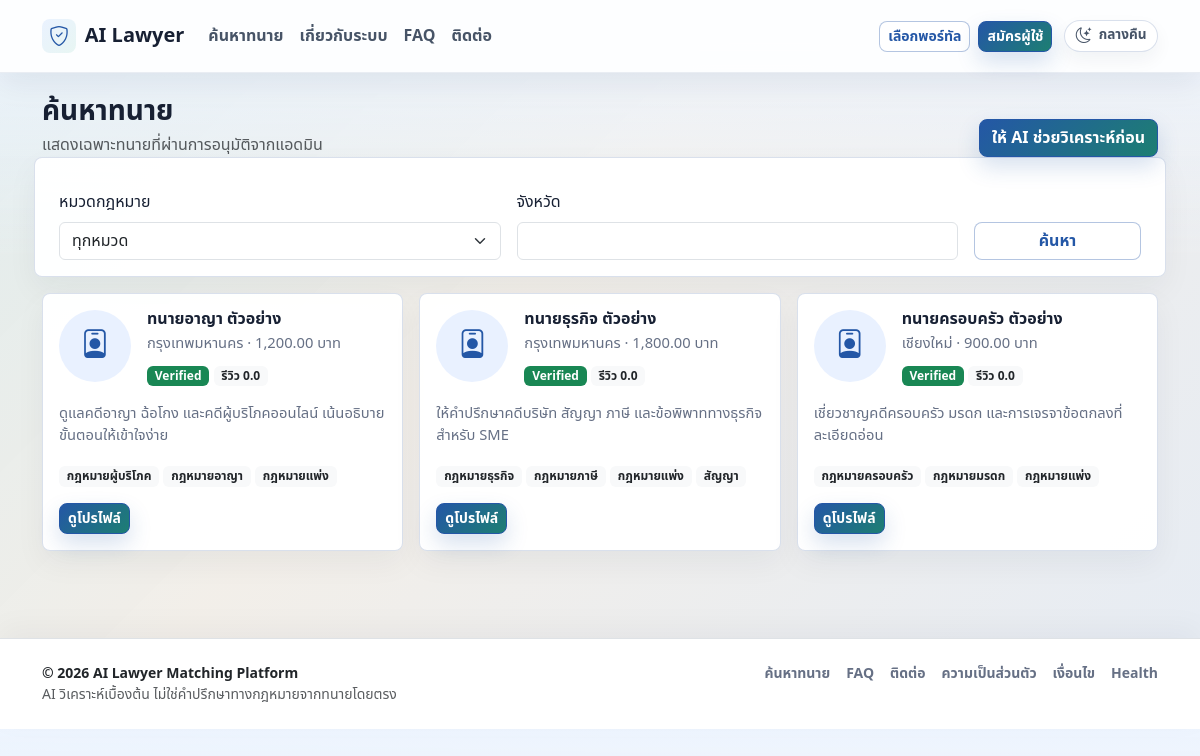
/lawyers.php, run on the app's committed database.
### tables this page shows
CREATE TABLE IF NOT EXISTS lawyers (
    id INT AUTO_INCREMENT PRIMARY KEY,
    user_id INT NOT NULL,
    license_number VARCHAR(100),
    province VARCHAR(100),
    bio TEXT,
    experience_years INT DEFAULT 0,
    consultation_fee DECIMAL(10,2) DEFAULT 0,
    complex_case_experience TINYINT(1) DEFAULT 0,
    is_available TINYINT(1) DEFAULT 1,
    verified TINYINT(1) DEFAULT 0,
    status ENUM('pending','approved','rejected','suspended') DEFAULT 'pending',
    created_at TIMESTAMP DEFAULT CURRENT_TIMESTAMP,
    FOREIGN KEY (user_id) REFERENCES users(id),
    UNIQUE KEY lawyers_user_unique (user_id),
    KEY idx_lawyers_status_available (status, is_available)
);

CREATE TABLE IF NOT EXISTS users (
    id INT AUTO_INCREMENT PRIMARY KEY,
    name VARCHAR(255) NOT NULL,
    email VARCHAR(255) UNIQUE NOT NULL,
    phone VARCHAR(50),
    password VARCHAR(255) NOT NULL,
    role ENUM('user','lawyer','admin') DEFAULT 'user',
    status ENUM('active','inactive','banned') DEFAULT 'active',
    created_at TIMESTAMP DEFAULT CURRENT_TIMESTAMP,
    KEY idx_users_role (role)
);

### config/env.php (called while the page is built, shortened)
<?php
function loadEnvFile(?string $path = null): void
{
    static $loaded = false;
    if ($loaded) {
        return;
    }
    $loaded = true;
    $path = $path ?: dirname(__DIR__) . '/.env';
    if (!is_file($path) || !is_readable($path)) {
        return;
    }
}
function envValue(string $key, mixed $default = null): mixed
{
    $value = getenv($key);
    return $value === false ? $default : $value;
}
function envBool(string $key, bool $default = false): bool
{
    $value = envValue($key, null);
    return in_array(strtolower((string) $value), ['1', 'true', 'yes', 'on'], true);
}

### config/app.php (called while the page is built)
<?php
require_once __DIR__ . '/env.php';
return [
    'app_name' => 'AI Lawyer Matching Platform',
    'base_url' => envValue('APP_URL', ''),
    'env' => envValue('APP_ENV', 'local'),
    'debug' => envBool('APP_DEBUG', false),
    'show_demo_accounts' => envBool('SHOW_DEMO_ACCOUNTS', envValue('APP_ENV', 'local') !== 'production'),
    'timezone' => 'Asia/Bangkok',
    'commission_percent' => 20,
    'registration_enabled' => envBool('REGISTRATION_ENABLED', true),
    'registration_rate_limit' => (int) envValue('REGISTRATION_RATE_LIMIT', 10),
    'password_min_length' => max(8, (int) envValue('PASSWORD_MIN_LENGTH', 8)),
    'auto_login_after_register' => envBool('AUTO_LOGIN_AFTER_REGISTER', false),
    'require_terms_acceptance' => envBool('REQUIRE_TERMS_ACCEPTANCE', true),
    'lawyer_registration_enabled' => envBool('LAWYER_REGISTRATION_ENABLED', true),
    'social_login' => [
        'google' => [
            'enabled' => envBool('GOOGLE_LOGIN_ENABLED', false),
            'client_id' => envValue('GOOGLE_CLIENT_ID', ''),
            'client_secret' => envValue('GOOGLE_CLIENT_SECRET', ''),
        ],
    ],
    'upload_max_bytes' => 15 * 1024 * 1024,
    'allowed_upload_mimes' => [
        'application/pdf',
        'image/jpeg',
        'image/png',
        'image/webp',
        'audio/mpeg',
        'audio/mp4',
        'audio/ogg',
        'audio/wav',
        'audio/x-wav',
        'audio/webm',
        'video/webm',
        'application/msword',
        'application/vnd.openxmlformats-officedocument.wordprocessingml.document',
    ],
    'bank' => [
        'account_name' => 'AI Lawyer Matching Platform Co., Ltd.',
        'account_number' => '000-0-00000-0',
        'bank_name' => 'ธนาคารตัวอย่าง',
        'promptpay_id' => '0999999999',
    ],
];

### includes/functions.php (called while the page is built, shortened)
<?php
function app_config(?string $key = null, mixed $default = null): mixed
{
    static $config = null;
    if ($config === null) {
        $config = require __DIR__ . '/../config/app.php';
    }
    return $key === null ? $config : ($config[$key] ?? $default);
}
function e(?string $value): string
{
    return htmlspecialchars((string) $value, ENT_QUOTES, 'UTF-8');
}
function url(string $path): string
{
    $baseUrl = rtrim((string) app_config('base_url', ''), '/');
    return $baseUrl . '/' . ltrim($path, '/');
}
function formatMoney(float|int|string|null $amount): string
{
    return number_format((float) $amount, 2) . ' บาท';
}

### includes/auth.php (called while the page is built, shortened)
<?php
require_once __DIR__ . '/functions.php';
require_once __DIR__ . '/../config/database.php';
function currentUser(): ?array
{
    $loaded = true;
    if (empty($_SESSION['user_id'])) {
        return null;
    }
    $stmt = db()->prepare('SELECT id, name, email, phone, role, status, created_at FROM users WHERE id = ? LIMIT 1');
    $stmt->execute([$_SESSION['user_id']]);
    $user = $stmt->fetch() ?: null;
    return $user;
}

### config/database.php (called while the page is built, shortened)
<?php
require_once __DIR__ . '/env.php';
final class Database
{
    private static ?PDO $pdo = null;
    public static function connection(): PDO
    {
        if (self::$pdo instanceof PDO) {
            return self::$pdo;
        }
        $connection = strtolower((string) envValue('DB_CONNECTION', 'mysql'));
        $host = envValue('DB_HOST', '127.0.0.1');
        $port = envValue('DB_PORT', '3306');
        $database = envValue('DB_DATABASE', 'ai_lawyer_platform');
        $username = envValue('DB_USERNAME', 'root');
        $password = envValue('DB_PASSWORD', '');
        $dsn = "mysql:host={$host};port={$port};dbname={$database};charset=utf8mb4";
        self::$pdo = new PDO($dsn, $username, $password, [
            PDO::ATTR_ERRMODE => PDO::ERRMODE_EXCEPTION,
            PDO::ATTR_DEFAULT_FETCH_MODE => PDO::FETCH_ASSOC,
            PDO::ATTR_EMULATE_PREPARES => false,
        ]);
        return self::$pdo;
    }
}
function db(): PDO
{
    return Database::connection();
}

### public/lawyers.php (the view, shortened to what this page needs)
<?php
require_once __DIR__ . '/../includes/header.php';
$province = trim($_GET['province'] ?? '');
$params = [];
$where = ['l.status = "approved"'];
$joinCategory = '';
$stmt = db()->prepare(
    "SELECT l.*, u.name,
            (SELECT COALESCE(AVG(r.rating), 0) FROM reviews r WHERE r.lawyer_id = l.id) AS avg_rating
     FROM lawyers l
     JOIN users u ON u.id = l.user_id
     {$joinCategory}
     WHERE " . implode(' AND ', $where) . "
     ORDER BY l.verified DESC, avg_rating DESC, l.created_at DESC"
);
$stmt->execute($params);
$lawyers = $stmt->fetchAll();
?>
<section class="dashboard-shell">
    <div class="container">
        <div class="d-flex justify-content-between align-items-end mb-3">
            <div>
                <h1 class="h3 fw-bold mb-1">ค้นหาทนาย</h1>
                <p class="text-muted mb-0">แสดงเฉพาะทนายที่ผ่านการอนุมัติจากแอดมิน</p>
            </div>
            <a class="btn btn-primary" href="<?= e(url('/user/ai-chat.php')) ?>">ให้ AI ช่วยวิเคราะห์ก่อน</a>
        </div>
        <form class="app-card p-3 mb-3 row g-3">
            <div class="col-md-5">
                <label class="form-label">หมวดกฎหมาย</label>
                <select class="form-select" name="category">
                    <option value="">ทุกหมวด</option>
                </select>
            </div>
            <div class="col-md-5"><label class="form-label">จังหวัด</label><input class="form-control" name="province" value="<?= e($province) ?>"></div>
            <div class="col-md-2 d-flex align-items-end"><button class="btn btn-outline-primary w-100">ค้นหา</button></div>
        </form>
        <div class="row g-3">
            <?php foreach ($lawyers as $lawyer): ?>
                <?php
                $catStmt = db()->prepare('SELECT lc.name FROM lawyer_categories lj JOIN legal_categories lc ON lc.id = lj.category_id WHERE lj.lawyer_id = ? ORDER BY lc.name');
                $catStmt->execute([$lawyer['id']]);
                $lawyerCategories = array_column($catStmt->fetchAll(), 'name');
                ?>
                <div class="col-md-6 col-xl-4">
                    <div class="app-card p-3 h-100">
                        <div class="d-flex gap-3">
                            <div class="profile-avatar"><i class="bi bi-person-badge"></i></div>
                            <div class="flex-grow-1">
                                <h2 class="h6 fw-bold mb-1"><?= e($lawyer['name']) ?></h2>
                                <div class="small-muted"><?= e($lawyer['province']) ?> · <?= e(formatMoney($lawyer['consultation_fee'])) ?></div>
                                <div class="mt-2">
                                    <?= (int) $lawyer['verified'] === 1 ? '<span class="badge text-bg-success">Verified</span>' : '' ?>
                                    <span class="badge text-bg-light text-dark">รีวิว <?= e(number_format((float) $lawyer['avg_rating'], 1)) ?></span>
                                </div>
                            </div>
                        </div>
                        <p class="small-muted mt-3"><?= e(mb_substr((string) $lawyer['bio'], 0, 150)) ?></p>
                        <div class="mb-3">
                            <?php foreach ($lawyerCategories as $catName): ?>
                                <span class="badge text-bg-light text-dark"><?= e($catName) ?></span>
                            <?php endforeach; ?>
                        </div>
                        <a class="btn btn-sm btn-primary" href="<?= e(url('/public/lawyer-detail.php?id=' . $lawyer['id'])) ?>">ดูโปรไฟล์</a>
                    </div>
                </div>
            <?php endforeach; ?>
        </div>
    </div>
</section>
<?php require_once __DIR__ . '/../includes/footer.php'; ?>

### assets/css/app.css (style rules this page uses)
:root { --app-primary: #2457a6; --app-primary-dark: #173d78; --app-teal: #1d7f72; --app-teal-soft: #e8f6f3; --app-amber: #c27a1a; --app-ink: #172033; --app-muted: #667085; --app-soft: #f5f7fb; --app-line: #e6eaf2; --app-surface: #ffffff; --app-surface-soft: #fbfcff; --app-shadow-sm: 0 10px 24px rgba(20, 31, 52, .06); --app-shadow-md: 0 18px 46px rgba(20, 31, 52, .10); --app-success: #198754; --app-warning: #b86e00; --app-danger: #c23434; }
body { background: var(--app-soft); color: var(--app-ink); font-family: "Noto Sans Thai", "Segoe UI", system-ui, sans-serif; }
a { text-decoration: none; }
.app-card, .stat-card { background: #fff; border: 1px solid var(--app-line); border-radius: 8px; box-shadow: 0 8px 24px rgba(20, 31, 52, 0.04); }
.dashboard-shell { padding: 2rem 0; }
.profile-avatar { width: 72px; height: 72px; border-radius: 50%; background: #e9f1ff; color: var(--app-primary); display: inline-flex; align-items: center; justify-content: center; font-size: 1.8rem; }
.small-muted { color: var(--app-muted); font-size: .92rem; }
.dashboard-shell .app-card { box-shadow: 0 12px 30px rgba(20, 31, 52, .05); }
body { background: linear-gradient(180deg, #eef5ff 0, rgba(238, 245, 255, 0) 260px), linear-gradient(135deg, rgba(29, 127, 114, .10), rgba(194, 122, 26, .08) 42%, rgba(36, 87, 166, .08)), #f6f8fb; }
.btn { border-radius: 8px; font-weight: 800; }
.btn-primary { border-color: var(--app-primary); background: linear-gradient(135deg, var(--app-primary), var(--app-teal)); box-shadow: 0 10px 22px rgba(36, 87, 166, .18); }
.btn-outline-primary { color: var(--app-primary); border-color: rgba(36, 87, 166, .34); background: #fff; }
.app-card, .stat-card { border-color: rgba(214, 222, 235, .92); background: rgba(255, 255, 255, .96); box-shadow: var(--app-shadow-sm); }
.dashboard-shell { padding: 1.4rem 0 2.4rem; }

### data on the page
lawyers: user.name "ทนายอาญา ตัวอย่าง", province "กรุงเทพมหานคร", consultation_fee "1,200.00 บาท", verified "Verified", avg_rating "0.0", bio "ดูแลคดีอาญา ฉ้อโกง และคดีผู้บริโภคออนไลน์ เน้นอธิบายขั้นตอนให้เข้าใจง่าย", catName "กฎหมายผู้บริโภค", catName "กฎหมายอาญา", catName "กฎหมายแพ่ง"
lawyers: user.name "ทนายธุรกิจ ตัวอย่าง", province "กรุงเทพมหานคร", consultation_fee "1,800.00 บาท", verified "Verified", avg_rating "0.0", bio "ให้คำปรึกษาคดีบริษัท สัญญา ภาษี และข้อพิพาททางธุรกิจสำหรับ SME", catName "กฎหมายธุรกิจ", catName "กฎหมายภาษี", catName "กฎหมายแพ่ง", catName "สัญญา"
lawyers: user.name "ทนายครอบครัว ตัวอย่าง", province "เชียงใหม่", consultation_fee "900.00 บาท", verified "Verified", avg_rating "0.0", bio "เชี่ยวชาญคดีครอบครัว มรดก และการเจรจาข้อตกลงที่ละเอียดอ่อน", catName "กฎหมายครอบครัว", catName "กฎหมายมรดก", catName "กฎหมายแพ่ง"
